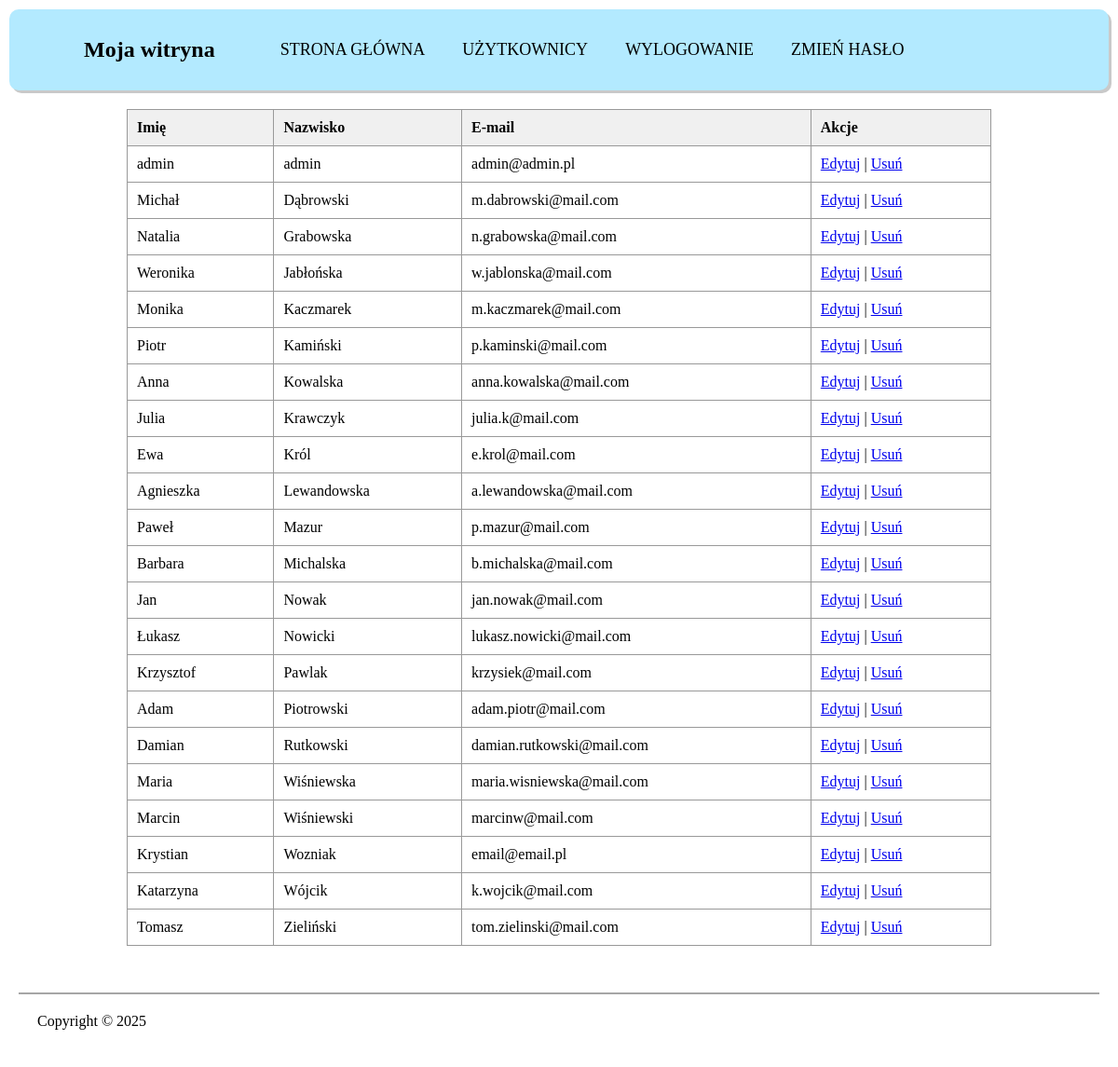
Page /my_website/admin_manage_users.php (signed in) on the committed database.
### tables this page shows
CREATE TABLE `users` (
  `user_id` mediumint(8) UNSIGNED NOT NULL,
  `first_name` varchar(20) NOT NULL,
  `last_name` varchar(40) NOT NULL,
  `email` varchar(60) NOT NULL,
  `pass` char(128) NOT NULL,
  `registration_date` datetime NOT NULL,
  `user_level` int(11) NOT NULL DEFAULT 0
);

### my_website/admin_manage_users.php (the view, shortened to what this page needs)
<?php
require_once("DBconnect.php");
$q = "SELECT user_id, first_name, last_name, email FROM users ORDER BY last_name ASC";
$r = mysqli_query($dbc, $q);
?>
    <div>
        <table>
            <thead>
                <tr>
                    <th>Imię</th>
                    <th>Nazwisko</th>
                    <th>E-mail</th>
                    <th>Akcje</th>
                </tr>
            </thead>
            <tbody>
                <?php while ($row = mysqli_fetch_array($r, MYSQLI_ASSOC)) { ?>
                <tr>
                    <td><?php echo htmlspecialchars($row['first_name']); ?></td>
                    <td><?php echo htmlspecialchars($row['last_name']); ?></td>
                    <td><?php echo htmlspecialchars($row['email']); ?></td>
                    <td>
                        <a href="admin_edit_user.php?id=<?php echo $row['user_id']; ?>">Edytuj</a> |
                        <a href="admin_delete_user.php?id=<?php echo $row['user_id']; ?>" onclick="return confirm('Czy na pewno chcesz usunąć tego użytkownika?');">Usuń</a>
                    </td>
                </tr>
                <?php } ?>
            </tbody>
        </table>
    </div>

### my_website/header2.css (style rules this page uses)
nav { display: flex; flex-direction: row; align-items: center; padding: 30px; margin: 10px; background-color: rgb(179, 234, 255); border-radius: 10px; box-shadow: 3px 3px rgba(0, 0, 0, 0.212); }
nav p { margin: 0; padding-right: 50px; padding-left: 50px; text-decoration: solid; font-size: 24px; font-weight: bold; }
nav a { padding-left: 20px; padding-right: 20px; text-decoration: none; color: black; font-size: 18px; }
div { margin: 10px; margin-top: 0; padding: 10px; padding-top: 0; text-align: justify; }
footer { border-top: 2px solid #00000059; margin: 20px; padding: 20px; }
body { margin: 0; padding: 0; }
table { border-collapse: collapse; width: 80%; margin: 20px auto; }
th, td { border: 1px solid #999; padding: 10px; text-align: left; }
th { background-color: #f0f0f0; }

### rows in the picture
users: first_name "admin", last_name "admin", email "admin@admin.pl"
users: first_name "Michał", last_name "Dąbrowski", email "m.dabrowski@mail.com"
users: first_name "Natalia", last_name "Grabowska", email "n.grabowska@mail.com"
users: first_name "Weronika", last_name "Jabłońska", email "w.jablonska@mail.com"
users: first_name "Monika", last_name "Kaczmarek", email "m.kaczmarek@mail.com"
users: first_name "Piotr", last_name "Kamiński", email "p.kaminski@mail.com"
users: first_name "Anna", last_name "Kowalska", email "anna.kowalska@mail.com"
users: first_name "Julia", last_name "Krawczyk", email "julia.k@mail.com"
users: first_name "Ewa", last_name "Król", email "e.krol@mail.com"
users: first_name "Agnieszka", last_name "Lewandowska", email "a.lewandowska@mail.com"
users: first_name "Paweł", last_name "Mazur", email "p.mazur@mail.com"
users: first_name "Barbara", last_name "Michalska", email "b.michalska@mail.com"
users: first_name "Jan", last_name "Nowak", email "jan.nowak@mail.com"
users: first_name "Łukasz", last_name "Nowicki", email "lukasz.nowicki@mail.com"
users: first_name "Krzysztof", last_name "Pawlak", email "krzysiek@mail.com"
users: first_name "Adam", last_name "Piotrowski", email "adam.piotr@mail.com"
users: first_name "Damian", last_name "Rutkowski", email "damian.rutkowski@mail.com"
users: first_name "Maria", last_name "Wiśniewska", email "maria.wisniewska@mail.com"
users: first_name "Marcin", last_name "Wiśniewski", email "marcinw@mail.com"
users: first_name "Krystian", last_name "Wozniak", email "email@email.pl"
users: first_name "Katarzyna", last_name "Wójcik", email "k.wojcik@mail.com"
users: first_name "Tomasz", last_name "Zieliński", email "tom.zielinski@mail.com"
